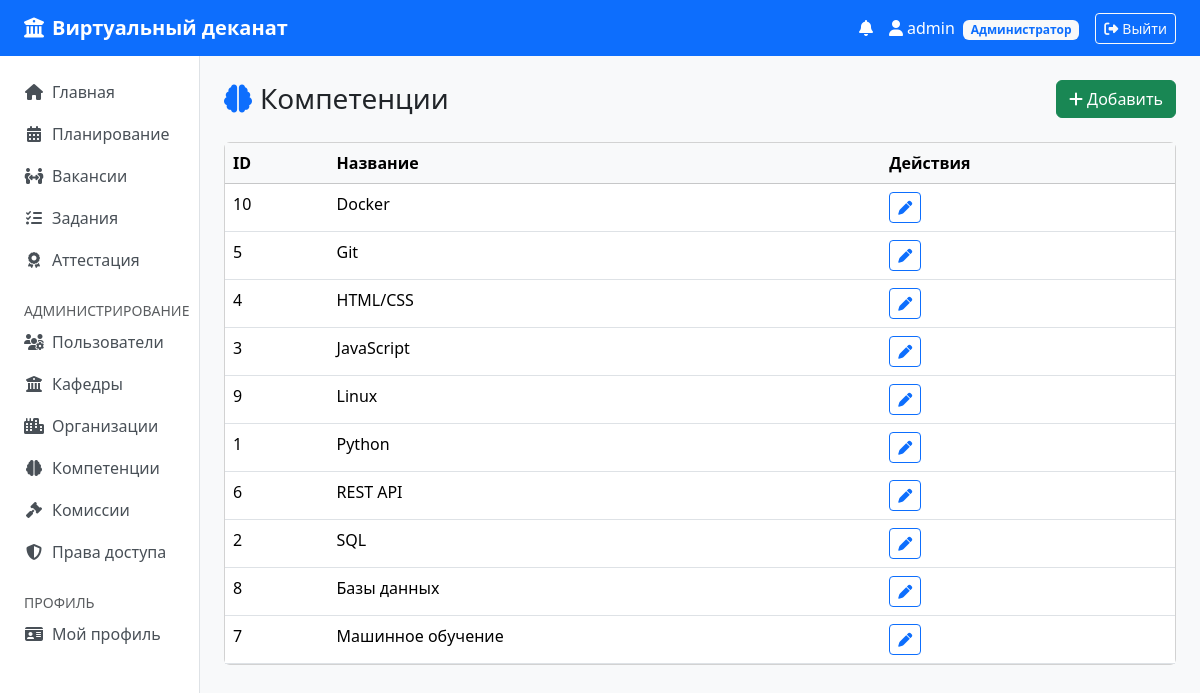
/admin/komps (signed in), run on the app's committed database.
### models.py (models this page shows, shortened)
class User(UserMixin, db.Model):
    __tablename__ = "users"
    id        = db.Column(db.Integer, primary_key=True)
    login     = db.Column(db.String(64), unique=True, nullable=False)
    password  = db.Column(db.String(256), nullable=False)
    role      = db.Column(db.String(32), nullable=False)
    is_active = db.Column(db.Boolean, nullable=False, default=True)
    student = db.relationship("Student", backref="user", uselist=False)
    teacher = db.relationship("Teacher", backref="user", uselist=False)
    curator = db.relationship("Curator", backref="user", uselist=False)
    notifications = db.relationship("Notification", backref="user", lazy="dynamic",
                                     order_by="Notification.created_at.desc()")
    @property
    def unread_count(self):
        return self.notifications.filter_by(is_read=False).count()

class Kompetenciya(db.Model):
    __tablename__ = "kompetencii"
    id   = db.Column(db.Integer, primary_key=True)
    name = db.Column(db.String(255), nullable=False)
    student_links  = db.relationship("StudentKompetenciya", backref="kompetenciya", cascade="all, delete-orphan")
    vacancy_links  = db.relationship("VacancyRequirement", backref="kompetenciya", cascade="all, delete-orphan")

### dashboard/routes.py (the view)
@bp.route("/admin/komps")
@login_required
@requires_role("admin")
def admin_komps():
    items = Kompetenciya.query.order_by(Kompetenciya.name).all()
    return render_template("dashboard/admin_ref.html", title="Компетенции", icon="brain",
                           items=items, type="komp")

### templates/dashboard/admin_ref.html (shortened to what this page needs)
{% extends 'base.html' %}
{% block content %}
<div class="d-flex justify-content-between align-items-center mb-4">
  <h3 class="mb-0"><i class="fa-solid fa-{{ icon }} text-primary me-2"></i>{{ title }}</h3>
  <button class="btn btn-success" data-bs-toggle="modal" data-bs-target="#addModal"><i class="fa-solid fa-plus me-1"></i>Добавить</button>
</div>
<div class="card"><div class="card-body p-0">
<table class="table table-hover mb-0"><thead class="table-light"><tr><th>ID</th><th>Название</th>
{% if type == 'kafedra' %}<th>Факультет</th>{% elif type == 'org' %}<th>Адрес</th>{% endif %}<th>Действия</th></tr></thead>
<tbody>{% for item in items %}<tr><td>{{ item.id }}</td><td>{{ item.name }}</td>
  <td><button class="btn btn-sm btn-outline-primary" onclick="editItem({{ item.id }},'{{ item.name }}','{{ item.faculty if type=='kafedra' else item.yur_adres or '' }}')"><i class="fa-solid fa-pen"></i></button></td>
</tr>{% endfor %}</tbody></table>
</div></div>
{% endblock %}

### templates/base.html (shortened to what this page needs)
<!doctype html>
<html lang="ru">
<head>
  <link rel="stylesheet" href="https://cdn.jsdelivr.net/npm/bootstrap@5.3.3/dist/css/bootstrap.min.css">
  <link rel="stylesheet" href="https://cdnjs.cloudflare.com/ajax/libs/font-awesome/6.5.0/css/all.min.css">
</head>
<body>
{% if current_user.is_authenticated %}
<nav class="navbar navbar-expand-lg navbar-dark bg-primary mb-0">
  <div class="container-fluid px-4">
    <a class="navbar-brand" href="{{ url_for('dashboard.index') }}">
      <i class="fa-solid fa-university me-2"></i>Виртуальный деканат
    </a>
    <div class="ms-auto d-flex align-items-center gap-3">
      <a href="{{ url_for('profile.notifications') }}" class="text-white text-decoration-none position-relative">
        <i class="fa-solid fa-bell"></i>
      </a>
      <a href="{{ url_for('profile.index') }}" class="text-white text-decoration-none">
        <i class="fa-solid fa-user me-1"></i>{{ current_user.login }}
        {% set role_labels = {'student': 'Студент', 'curator': 'Куратор', 'teacher': 'Преподаватель', 'admin': 'Администратор'} %}
        <span class="badge bg-light text-primary role-badge ms-1">{{ role_labels.get(current_user.role, current_user.role) }}</span>
      </a>
      <a href="{{ url_for('auth.logout') }}" class="btn btn-outline-light btn-sm">
        <i class="fa-solid fa-right-from-bracket me-1"></i>Выйти
      </a>
    </div>
  </div>
</nav>
<div class="container-fluid">
  <div class="row">
    <nav class="col-md-2 bg-white sidebar border-end py-3 px-2">
      <ul class="nav flex-column">
        <li class="nav-item"><a class="nav-link" href="{{ url_for('dashboard.index') }}"><i class="fa-solid fa-house me-2"></i>Главная</a></li>
        {% if current_user.role in ('teacher', 'admin') %}
        <li class="nav-item"><a class="nav-link" href="{{ url_for('planning.index') }}"><i class="fa-solid fa-calendar-days me-2"></i>Планирование</a></li>
        {% endif %}
        <li class="nav-item"><a class="nav-link" href="{{ url_for('distribution.index') }}"><i class="fa-solid fa-people-arrows me-2"></i>Вакансии</a></li>
        <li class="nav-item"><a class="nav-link" href="{{ url_for('execution.index') }}"><i class="fa-solid fa-list-check me-2"></i>Задания</a></li>
        <li class="nav-item"><a class="nav-link" href="{{ url_for('attestation.index') }}"><i class="fa-solid fa-award me-2"></i>Аттестация</a></li>
        {% if current_user.role == 'admin' %}
        <li class="nav-item mt-3"><small class="text-muted px-3">АДМИНИСТРИРОВАНИЕ</small></li>
        <li class="nav-item"><a class="nav-link" href="{{ url_for('dashboard.admin_users') }}"><i class="fa-solid fa-users-gear me-2"></i>Пользователи</a></li>
        <li class="nav-item"><a class="nav-link" href="{{ url_for('dashboard.admin_kafedras') }}"><i class="fa-solid fa-building-columns me-2"></i>Кафедры</a></li>
        <li class="nav-item"><a class="nav-link" href="{{ url_for('dashboard.admin_orgs') }}"><i class="fa-solid fa-city me-2"></i>Организации</a></li>
        <li class="nav-item"><a class="nav-link" href="{{ url_for('dashboard.admin_komps') }}"><i class="fa-solid fa-brain me-2"></i>Компетенции</a></li>
        <li class="nav-item"><a class="nav-link" href="{{ url_for('attestation.commissions') }}"><i class="fa-solid fa-gavel me-2"></i>Комиссии</a></li>
        <li class="nav-item"><a class="nav-link" href="{{ url_for('dashboard.admin_permissions') }}"><i class="fa-solid fa-shield-halved me-2"></i>Права доступа</a></li>
        {% endif %}
        <li class="nav-item mt-3"><small class="text-muted px-3">ПРОФИЛЬ</small></li>
        <li class="nav-item"><a class="nav-link" href="{{ url_for('profile.index') }}"><i class="fa-solid fa-id-card me-2"></i>Мой профиль</a></li>
      </ul>
    </nav>
    <main class="col-md-10 py-4 px-4">
      {% block content %}{% endblock %}
    </main>
  </div>
</div>
{% endif %}
</body>
</html>

### templates/base.html (style rules this page uses)
body { background-color: #f8f9fa; }
.navbar-brand { font-weight: 600; }
.role-badge { font-size: .75rem; }
.sidebar { min-height: calc(100vh - 72px); }
.sidebar .nav-link { color: #495057; border-radius: .375rem; margin-bottom: 2px; }
.sidebar .nav-link i { width: 20px; text-align: center; }

### data on the page
User: login "admin", get "Администратор"
Kompetenciya: id "10", name "Docker"
Kompetenciya: id "5", name "Git"
Kompetenciya: id "4", name "HTML/CSS"
Kompetenciya: id "3", name "JavaScript"
Kompetenciya: id "9", name "Linux"
Kompetenciya: id "1", name "Python"
Kompetenciya: id "6", name "REST API"
Kompetenciya: id "2", name "SQL"
Kompetenciya: id "8", name "Базы данных"
Kompetenciya: id "7", name "Машинное обучение"

### other printed values
{{ title }} "Компетенции"
